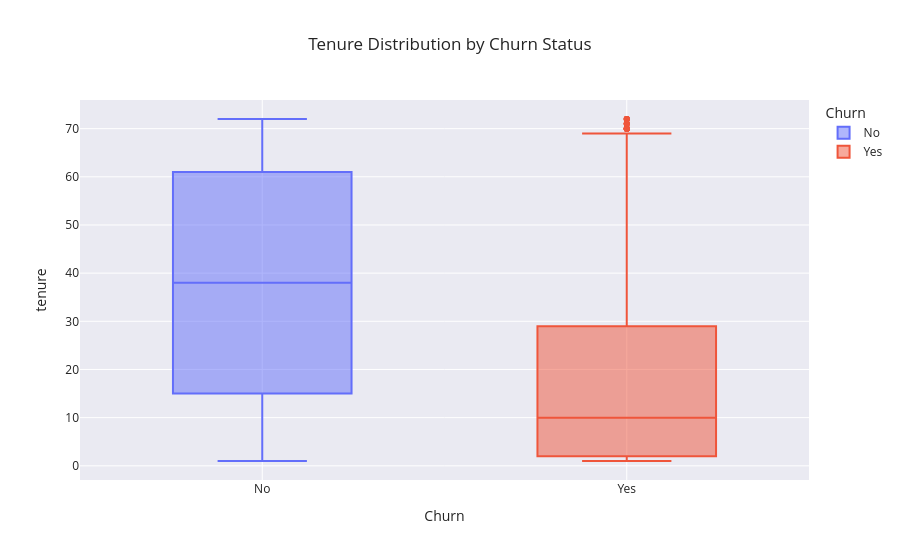

Notebook source saved alongside this figure:
### Code cell
#Does longer tenure reduce churn?
#THOSE WE ARE LEAVING ARE HAVING AVEAGE TENURE OF JUST 10 DAYS AND 75% CUSTOMERS THOSE WHO LEFT ARE <=29 DAYS TENURE 
#YES LONGER TENURE REDUCE THE CHURN 
import plotly.express as px

fig = px.box(
    df,
    x="Churn",
    y="tenure",
    color="Churn",
    title="Tenure Distribution by Churn Status"
)

fig.update_layout(template="seaborn")
fig.show()

### Figure 1 — Plotly figure (JSON) as saved in the notebook; plotly's stock layout.template omitted (floating-point values rounded to 4 significant figures; data arrays with more than 128 entries replaced by an {"elided": "..."} marker saying what was removed)
{"data": [{"alignmentgroup": "True", "hovertemplate": "Churn=%{x}<br>tenure=%{y}<extra></extra>", "legendgroup": "No", "marker": {"color": "#636efa"}, "name": "No", "notched": false, "offsetgroup": "No", "orientation": "v", "showlegend": true, "type": "box", "x": {"elided": "5163 str values"}, "x0": " ", "xaxis": "x", "y": {"elided": "5163 int values"}, "y0": " ", "yaxis": "y"}, {"alignmentgroup": "True", "hovertemplate": "Churn=%{x}<br>tenure=%{y}<extra></extra>", "legendgroup": "Yes", "marker": {"color": "#EF553B"}, "name": "Yes", "notched": false, "offsetgroup": "Yes", "orientation": "v", "showlegend": true, "type": "box", "x": {"elided": "1869 str values"}, "x0": " ", "xaxis": "x", "y": {"elided": "1869 int values"}, "y0": " ", "yaxis": "y"}], "layout": {"boxmode": "overlay", "legend": {"title": {"text": "Churn"}, "tracegroupgap": 0}, "title": {"text": "Tenure Distribution by Churn Status"}, "xaxis": {"anchor": "y", "categoryarray": ["No", "Yes"], "categoryorder": "array", "domain": [0, 1], "title": {"text": "Churn"}}, "yaxis": {"anchor": "x", "domain": [0, 1], "title": {"text": "tenure"}}}}
